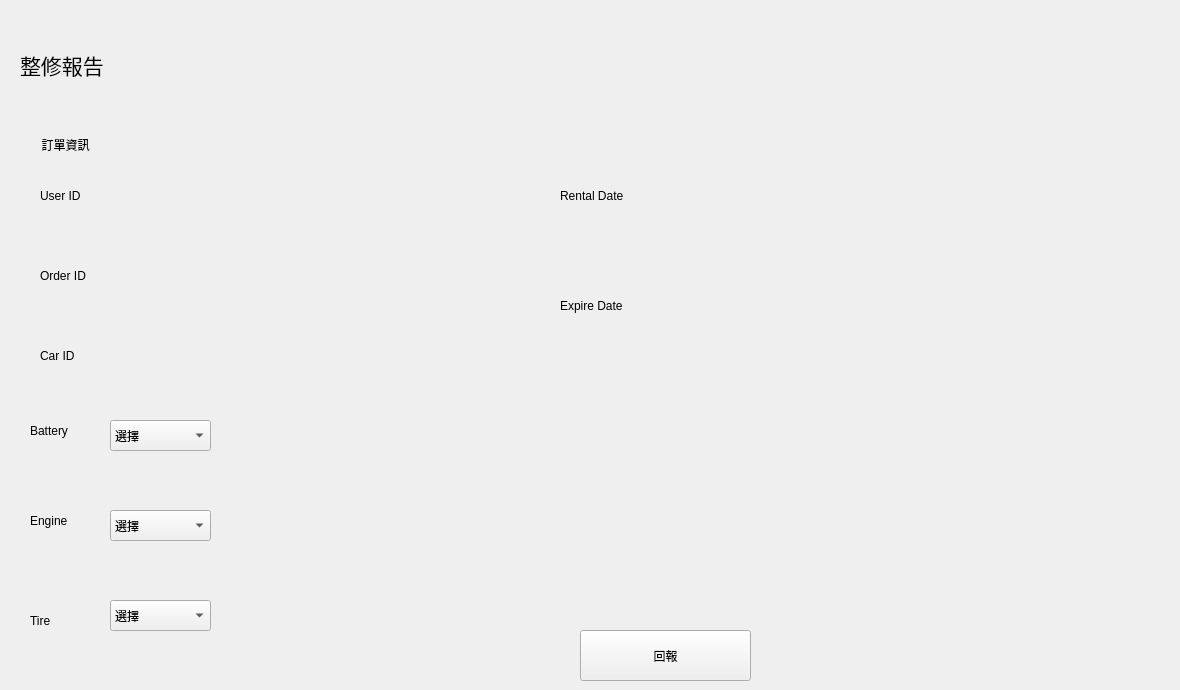
    <widget class="QWidget" name="company_repair_report_detail">
     <widget class="QLabel" name="label_41">
      <property name="geometry">
       <rect>
        <x>20</x>
        <y>40</y>
        <width>151</width>
        <height>51</height>
       </rect>
      </property>
      <property name="text">
       <string>&lt;html&gt;&lt;head/&gt;&lt;body&gt;&lt;p&gt;&lt;span style=&quot; font-size:16pt;&quot;&gt;整修報告&lt;/span&gt;&lt;/p&gt;&lt;/body&gt;&lt;/html&gt;</string>
      </property>
     </widget>
     <widget class="QLabel" name="label_42">
      <property name="geometry">
       <rect>
        <x>20</x>
        <y>120</y>
        <width>1151</width>
        <height>271</height>
       </rect>
      </property>
      <property name="styleSheet">
       <string notr="true">background-image: url(:/pic/image/white.png);</string>
      </property>
      <property name="text">
       <string/>
      </property>
     </widget>
     <widget class="QLabel" name="label_43">
      <property name="geometry">
       <rect>
        <x>20</x>
        <y>130</y>
        <width>91</width>
        <height>31</height>
       </rect>
      </property>
      <property name="text">
       <string>&lt;html&gt;&lt;head/&gt;&lt;body&gt;&lt;p align=&quot;center&quot;&gt;訂單資訊&lt;/p&gt;&lt;/body&gt;&lt;/html&gt;</string>
      </property>
     </widget>
     <widget class="QLabel" name="repair_report_detail_user_id">
      <property name="geometry">
       <rect>
        <x>40</x>
        <y>170</y>
        <width>351</width>
        <height>51</height>
       </rect>
      </property>
      <property name="styleSheet">
       <string notr="true">font: 9pt &quot;Arial&quot;;</string>
      </property>
      <property name="text">
       <string>User ID</string>
      </property>
     </widget>
     <widget class="QLabel" name="repair_report_detail_order_id">
      <property name="geometry">
       <rect>
        <x>40</x>
        <y>250</y>
        <width>351</width>
        <height>51</height>
       </rect>
      </property>
      <property name="styleSheet">
       <string notr="true">font: 9pt &quot;Arial&quot;;</string>
      </property>
      <property name="text">
       <string>Order ID</string>
      </property>
     </widget>
     <widget class="QLabel" name="repair_report_detail_car_id">
      <property name="geometry">
       <rect>
        <x>40</x>
        <y>330</y>
        <width>351</width>
        <height>51</height>
       </rect>
      </property>
      <property name="styleSheet">
       <string notr="true">font: 9pt &quot;Arial&quot;;</string>
      </property>
      <property name="text">
       <string>Car ID</string>
      </property>
     </widget>
     <widget class="QLabel" name="repair_report_detail_RentalDate">
      <property name="geometry">
       <rect>
        <x>560</x>
        <y>170</y>
        <width>571</width>
        <height>51</height>
       </rect>
      </property>
      <property name="styleSheet">
       <string notr="true">font: 9pt &quot;Arial&quot;;</string>
      </property>
      <property name="text">
       <string>Rental Date</string>
      </property>
     </widget>
     <widget class="QLabel" name="repair_report_detail_ExpireDate">
      <property name="geometry">
       <rect>
        <x>560</x>
        <y>280</y>
        <width>571</width>
        <height>51</height>
       </rect>
      </property>
      <property name="styleSheet">
       <string notr="true">font: 9pt &quot;Arial&quot;;</string>
      </property>
      <property name="text">
       <string>Expire Date</string>
      </property>
     </widget>
     <widget class="QLabel" name="label_44">
      <property name="geometry">
       <rect>
        <x>30</x>
        <y>410</y>
        <width>141</width>
        <height>41</height>
       </rect>
      </property>
      <property name="styleSheet">
       <string notr="true">font: 11pt &quot;Arial&quot;;</string>
      </property>
      <property name="text">
       <string>Battery</string>
      </property>
     </widget>
     <widget class="QLabel" name="label_45">
      <property name="geometry">
       <rect>
        <x>30</x>
        <y>500</y>
        <width>141</width>
        <height>41</height>
       </rect>
      </property>
      <property name="styleSheet">
       <string notr="true">font: 11pt &quot;Arial&quot;;</string>
      </property>
      <property name="text">
       <string>Engine</string>
      </property>
     </widget>
     <widget class="QLabel" name="label_46">
      <property name="geometry">
       <rect>
        <x>30</x>
        <y>600</y>
        <width>141</width>
        <height>41</height>
       </rect>
      </property>
      <property name="styleSheet">
       <string notr="true">font: 11pt &quot;Arial&quot;;</string>
      </property>
      <property name="text">
       <string>Tire</string>
      </property>
     </widget>
     <widget class="QComboBox" name="comboBox_2">
      <property name="geometry">
       <rect>
        <x>110</x>
        <y>420</y>
        <width>101</width>
        <height>31</height>
       </rect>
      </property>
      <item>
       <property name="text">
        <string>選擇</string>
       </property>
      </item>
      <item>
       <property name="text">
        <string>良好</string>
       </property>
      </item>
      <item>
       <property name="text">
        <string>糟糕</string>
       </property>
      </item>
     </widget>
     <widget class="QComboBox" name="comboBox_3">
      <property name="geometry">
       <rect>
        <x>110</x>
        <y>510</y>
        <width>101</width>
        <height>31</height>
       </rect>
      </property>
      <item>
       <property name="text">
        <string>選擇</string>
       </property>
      </item>
      <item>
       <property name="text">
        <string>良好</string>
       </property>
      </item>
      <item>
       <property name="text">
        <string>糟糕</string>
       </property>
      </item>
     </widget>
     <widget class="QComboBox" name="comboBox_4">
      <property name="geometry">
       <rect>
        <x>110</x>
        <y>600</y>
        <width>101</width>
        <height>31</height>
       </rect>
      </property>
      <item>
       <property name="text">
        <string>選擇</string>
       </property>
      </item>
      <item>
       <property name="text">
        <string>良好</string>
       </property>
      </item>
      <item>
       <property name="text">
        <string>糟糕</string>
       </property>
      </item>
     </widget>
     <widget class="QPushButton" name="Return_Report_Button">
      <property name="geometry">
       <rect>
        <x>580</x>
        <y>630</y>
        <width>171</width>
        <height>51</height>
       </rect>
      </property>
      <property name="text">
       <string>回報</string>
      </property>
     </widget>
     <widget class="QLabel" name="battery_err_msg_label">
      <property name="geometry">
       <rect>
        <x>230</x>
        <y>420</y>
        <width>251</width>
        <height>31</height>
       </rect>
      </property>
      <property name="styleSheet">
       <string notr="true">font: 10pt &quot;Arial&quot;;</string>
      </property>
      <property name="text">
       <string/>
      </property>
     </widget>
     <widget class="QLabel" name="engine_err_msg_label">
      <property name="geometry">
       <rect>
        <x>230</x>
        <y>510</y>
        <width>251</width>
        <height>31</height>
       </rect>
      </property>
      <property name="styleSheet">
       <string notr="true">font: 10pt &quot;Arial&quot;;</string>
      </property>
      <property name="text">
       <string/>
      </property>
     </widget>
     <widget class="QLabel" name="tire_err_msg_label">
      <property name="geometry">
       <rect>
        <x>230</x>
        <y>600</y>
        <width>251</width>
        <height>31</height>
       </rect>
      </property>
      <property name="styleSheet">
       <string notr="true">font: 10pt &quot;Arial&quot;;</string>
      </property>
      <property name="text">
       <string/>
      </property>
     </widget>
     <widget class="QLabel" name="Return_Report_err_msg_label">
      <property name="geometry">
       <rect>
        <x>550</x>
        <y>550</y>
        <width>241</width>
        <height>61</height>
       </rect>
      </property>
      <property name="styleSheet">
       <string notr="true">font: 16pt &quot;Arial&quot;;</string>
      </property>
      <property name="text">
       <string/>
      </property>
     </widget>
    </widget>
